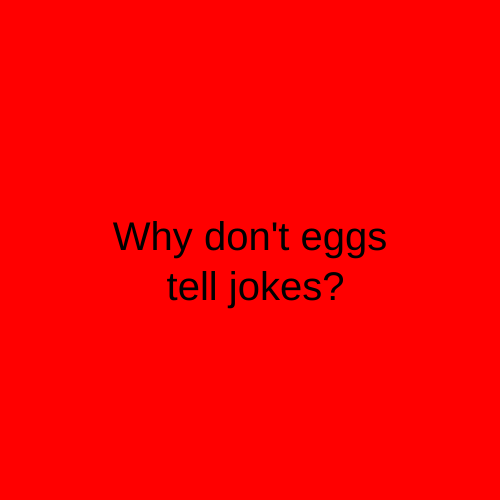
Frame 1 (no input)
Frame 60 (no input): identical to frame 1, image omitted
Frame 120 (the mouse pressed at the canvas centre since frame 60): identical to frame 1, image omitted

The p5.js sketch that drew this single still picture (run headless with seeded random() and noise() and a simulated clock; from frame 60 on, the mouse is pressed at the canvas centre):

// p5.js sketch
// ── sketch.js
let state = 0;
let timer = 0;

function setup() {
  createCanvas(500, 500);
  textAlign(CENTER);
  textSize(40)
}

function draw() {
  switch (state) {
    case 0:
      background('red')
      text("Why don't eggs\n tell jokes?", width / 2, height / 2);
      break;

    case 1:
      background('green')
      text("They'd crack \n each other up.", width / 2, height / 2);
      break;

  }


  timer++;
  if (timer > 3 * 60) {
    state++;
    timer = 0;

    if (state > 1) {
      state = 0;
    }
  }
}
